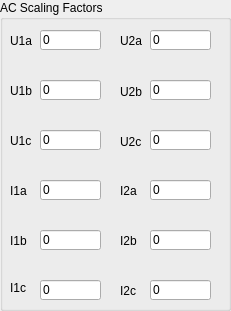
  <widget class="QGroupBox" name="groupBox">
   <property name="geometry">
    <rect>
     <x>20</x>
     <y>20</y>
     <width>231</width>
     <height>311</height>
    </rect>
   </property>
   <property name="title">
    <string>AC Scaling Factors</string>
   </property>
   <widget class="QLabel" name="label">
    <property name="geometry">
     <rect>
      <x>10</x>
      <y>30</y>
      <width>40</width>
      <height>21</height>
     </rect>
    </property>
    <property name="text">
     <string>U1a</string>
    </property>
   </widget>
   <widget class="QLabel" name="label_2">
    <property name="geometry">
     <rect>
      <x>10</x>
      <y>80</y>
      <width>40</width>
      <height>21</height>
     </rect>
    </property>
    <property name="text">
     <string>U1b</string>
    </property>
   </widget>
   <widget class="QLabel" name="label_3">
    <property name="geometry">
     <rect>
      <x>10</x>
      <y>130</y>
      <width>40</width>
      <height>21</height>
     </rect>
    </property>
    <property name="text">
     <string>U1c</string>
    </property>
   </widget>
   <widget class="QLabel" name="label_4">
    <property name="geometry">
     <rect>
      <x>10</x>
      <y>180</y>
      <width>40</width>
      <height>21</height>
     </rect>
    </property>
    <property name="text">
     <string>I1a</string>
    </property>
   </widget>
   <widget class="QLabel" name="label_5">
    <property name="geometry">
     <rect>
      <x>10</x>
      <y>230</y>
      <width>40</width>
      <height>21</height>
     </rect>
    </property>
    <property name="text">
     <string>I1b</string>
    </property>
   </widget>
   <widget class="QLabel" name="label_6">
    <property name="geometry">
     <rect>
      <x>10</x>
      <y>280</y>
      <width>40</width>
      <height>16</height>
     </rect>
    </property>
    <property name="text">
     <string>I1c</string>
    </property>
   </widget>
   <widget class="QLabel" name="label_7">
    <property name="geometry">
     <rect>
      <x>120</x>
      <y>30</y>
      <width>40</width>
      <height>21</height>
     </rect>
    </property>
    <property name="text">
     <string>U2a</string>
    </property>
   </widget>
   <widget class="QLabel" name="label_8">
    <property name="geometry">
     <rect>
      <x>120</x>
      <y>82</y>
      <width>40</width>
      <height>20</height>
     </rect>
    </property>
    <property name="text">
     <string>U2b</string>
    </property>
   </widget>
   <widget class="QLabel" name="label_9">
    <property name="geometry">
     <rect>
      <x>120</x>
      <y>132</y>
      <width>40</width>
      <height>20</height>
     </rect>
    </property>
    <property name="text">
     <string>U2c</string>
    </property>
   </widget>
   <widget class="QLabel" name="label_10">
    <property name="geometry">
     <rect>
      <x>120</x>
      <y>180</y>
      <width>40</width>
      <height>21</height>
     </rect>
    </property>
    <property name="text">
     <string>I2a</string>
    </property>
   </widget>
   <widget class="QLabel" name="label_11">
    <property name="geometry">
     <rect>
      <x>120</x>
      <y>230</y>
      <width>40</width>
      <height>21</height>
     </rect>
    </property>
    <property name="text">
     <string>I2b</string>
    </property>
   </widget>
   <widget class="QLabel" name="label_12">
    <property name="geometry">
     <rect>
      <x>120</x>
      <y>280</y>
      <width>40</width>
      <height>21</height>
     </rect>
    </property>
    <property name="text">
     <string>I2c</string>
    </property>
   </widget>
   <widget class="QLineEdit" name="lineEdit">
    <property name="geometry">
     <rect>
      <x>40</x>
      <y>30</y>
      <width>61</width>
      <height>20</height>
     </rect>
    </property>
    <property name="text">
     <string>0</string>
    </property>
   </widget>
   <widget class="QLineEdit" name="lineEdit_2">
    <property name="geometry">
     <rect>
      <x>40</x>
      <y>80</y>
      <width>61</width>
      <height>20</height>
     </rect>
    </property>
    <property name="text">
     <string>0</string>
    </property>
   </widget>
   <widget class="QLineEdit" name="lineEdit_3">
    <property name="geometry">
     <rect>
      <x>40</x>
      <y>130</y>
      <width>61</width>
      <height>20</height>
     </rect>
    </property>
    <property name="text">
     <string>0</string>
    </property>
   </widget>
   <widget class="QLineEdit" name="lineEdit_4">
    <property name="geometry">
     <rect>
      <x>40</x>
      <y>180</y>
      <width>61</width>
      <height>20</height>
     </rect>
    </property>
    <property name="text">
     <string>0</string>
    </property>
   </widget>
   <widget class="QLineEdit" name="lineEdit_5">
    <property name="enabled">
     <bool>true</bool>
    </property>
    <property name="geometry">
     <rect>
      <x>40</x>
      <y>230</y>
      <width>61</width>
      <height>20</height>
     </rect>
    </property>
    <property name="text">
     <string>0</string>
    </property>
   </widget>
   <widget class="QLineEdit" name="lineEdit_6">
    <property name="geometry">
     <rect>
      <x>40</x>
      <y>280</y>
      <width>61</width>
      <height>20</height>
     </rect>
    </property>
    <property name="text">
     <string>0</string>
    </property>
   </widget>
   <widget class="QLineEdit" name="lineEdit_7">
    <property name="geometry">
     <rect>
      <x>150</x>
      <y>30</y>
      <width>61</width>
      <height>20</height>
     </rect>
    </property>
    <property name="text">
     <string>0</string>
    </property>
   </widget>
   <widget class="QLineEdit" name="lineEdit_8">
    <property name="geometry">
     <rect>
      <x>150</x>
      <y>80</y>
      <width>61</width>
      <height>20</height>
     </rect>
    </property>
    <property name="text">
     <string>0</string>
    </property>
   </widget>
   <widget class="QLineEdit" name="lineEdit_9">
    <property name="geometry">
     <rect>
      <x>150</x>
      <y>130</y>
      <width>61</width>
      <height>20</height>
     </rect>
    </property>
    <property name="text">
     <string>0</string>
    </property>
   </widget>
   <widget class="QLineEdit" name="lineEdit_10">
    <property name="geometry">
     <rect>
      <x>150</x>
      <y>180</y>
      <width>61</width>
      <height>20</height>
     </rect>
    </property>
    <property name="text">
     <string>0</string>
    </property>
   </widget>
   <widget class="QLineEdit" name="lineEdit_11">
    <property name="geometry">
     <rect>
      <x>150</x>
      <y>230</y>
      <width>61</width>
      <height>20</height>
     </rect>
    </property>
    <property name="text">
     <string>0</string>
    </property>
   </widget>
   <widget class="QLineEdit" name="lineEdit_12">
    <property name="geometry">
     <rect>
      <x>150</x>
      <y>280</y>
      <width>61</width>
      <height>20</height>
     </rect>
    </property>
    <property name="text">
     <string>0</string>
    </property>
   </widget>
  </widget>
